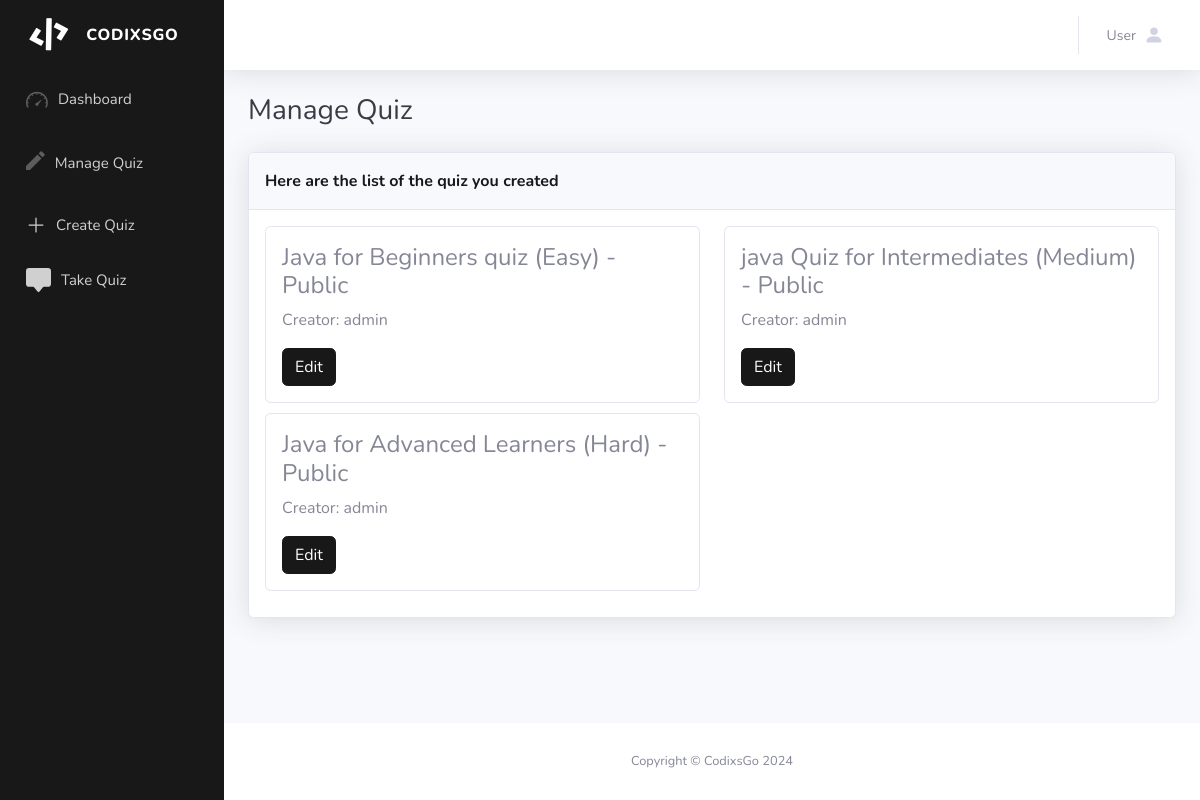
Screenshot of /manage-quiz-user.php with the database file from the repository.
### tables this page shows
CREATE TABLE `quiz` (
  `eid` varchar(255) NOT NULL,
  `ID` int(50) NOT NULL,
  `Name` varchar(250) NOT NULL,
  `diff` varchar(255) NOT NULL,
  `quizname` varchar(255) NOT NULL,
  `visibility` varchar(255) NOT NULL
);

### manage-quiz-user.php (the view, shortened to what this page needs)
<!DOCTYPE html>
<html data-bs-theme="light" lang="en">
<head>
    <link rel="stylesheet" href="assets/bootstrap/css/bootstrap.min.css">
    <link rel="stylesheet" href="assets/fonts/fontawesome-all.min.css">
    <link rel="stylesheet" href="assets/fonts/ionicons.min.css">
</head>
<body id="page-top">
    <div id="wrapper">
        <nav class="navbar align-items-start sidebar sidebar-dark accordion bg-gradient-primary p-0 navbar-dark" style="background: #181818;">
            <div class="container-fluid d-flex flex-column p-0"><a class="navbar-brand d-flex justify-content-center align-items-center sidebar-brand m-0" href="#">
                    <div class="sidebar-brand-icon rotate-n-15"><i class="fas fa-code"></i></div>
                    <div class="sidebar-brand-text mx-3"><span>cODIXSGO</span></div>
                </a>
                <ul class="navbar-nav text-light" id="accordionSidebar">
                    <li class="nav-item"><a id="dashboardLink" class="nav-link d-md-flex d-lg-flex d-xl-flex align-items-md-center align-items-lg-center align-items-xl-center" data-bs-target="#offcanvas-1" data-bs-toggle="offcanvas"><i class="icon ion-speedometer d-xl-flex" style="font-size: 25px;margin-right: 10px;margin-left: 10px;"></i><span class="d-xl-flex" style="font-size: 15px;">Dashboard</span></a></li>
                    <li class="nav-item"><a class="nav-link d-md-flex d-lg-flex d-xl-flex align-items-md-center align-items-lg-center align-items-xl-center" href="manage-quiz-user.php"><i class="icon ion-android-create" style="font-size: 25px;margin-right: 10px;margin-left: 10px;"></i><span style="font-size: 15px;">Manage Quiz</span></a></li>
                    <li class="nav-item"><a class="nav-link d-md-flex d-lg-flex d-xl-flex align-items-md-center align-items-lg-center align-items-xl-center" data-bs-target="#modal-1" data-bs-toggle="modal"><span style="font-size: 15px;">Create Quiz</span></a></li>
                    <li class="nav-item"><a class="nav-link d-md-flex d-lg-flex d-xl-flex align-items-md-center align-items-lg-center align-items-xl-center" href="take-quiz.php">
                        <span style="font-size: 15px;">Take Quiz</span></a>
                    </li>
                </ul>
            </div>
        </nav>
        <div class="d-flex flex-column" id="content-wrapper">
            <div id="content">
                <nav class="navbar navbar-expand bg-white shadow mb-4 topbar static-top navbar-light">
                    <div class="container-fluid"><button class="btn btn-link d-md-none rounded-circle me-3" id="sidebarToggleTop" type="button"><i class="fas fa-bars" style="color: #181818;"></i></button>
                        <ul class="navbar-nav flex-nowrap ms-auto">
                            <li class="nav-item dropdown no-arrow">
                                <div class="nav-item dropdown no-arrow"><a class="dropdown-toggle nav-link" aria-expanded="false" data-bs-toggle="dropdown" href="#"><span class="d-none d-lg-inline me-2 text-gray-600 small">User</span><svg xmlns="http://www.w3.org/2000/svg" width="1em" height="1em" fill="currentColor" viewBox="0 0 16 16" class="bi bi-person-fill" style="font-size: 20px;">
                                            <path d="M3 14s-1 0-1-1 1-4 6-4 6 3 6 4-1 1-1 1zm5-6a3 3 0 1 0 0-6 3 3 0 0 0 0 6"></path>
                                        </svg></a>
                                </div>
                            </li>
                        </ul>
                    </div>
                </nav>
                <div class="container-fluid">
                    <h3 class="text-dark mb-4">Manage Quiz</h3>
                    <div class="card shadow">
                        <div class="card-header py-3">
                            <p class="text-primary m-0 fw-bold" style="--bs-primary: #181818;--bs-primary-rgb: 24,24,24;">Here are the list of the quiz you created</p>
                        </div>
                        <div class="card-body">
                            <div class="row">
                            <?php
                                $conn = new mysqli('localhost', 'root', '', 'codixs');
                                if ($conn->connect_error) {
                                    die("Connection failed: " . $conn->connect_error);
                                } else {
                                    $userId = $_SESSION['id'];
                                    $select = mysqli_query($conn, "SELECT * FROM quiz WHERE ID = '$userId'");
                                    while ($row = mysqli_fetch_array($select)) {
                                        echo '<div class="col-sm-6 col-xl-6 offset-sm-0 offset-xl-0" style="margin-bottom: 10px;">
                                            <div class="card">
                                                <div class="card-body">
                                                    <h4 class="card-title">' . $row['quizname'] . ' ('. $row['diff'] .') - '. $row['visibility'] .'</h4>
                                                    <p>Creator: ' . $row['Name'] . '</p>
                                                    <button class="btn btn-primary edit-btn" type="button" data-eid="' . $row['eid'] . '" style="background: #181818;border-color: #181818;">Edit</button>
                                                </div>
                                            </div>
                                        </div>';
                                    }
                                }
                                ?>
                            </div>
                        </div>
                    </div>
                </div>
            </div>
            <footer class="bg-white sticky-footer">
                <div class="container my-auto">
                    <div class="text-center my-auto copyright"><span>Copyright © CodixsGo 2024</span></div>
                </div>
            </footer>
        </div>
    </div>
</body>
</html>

### rows the page displays
quiz: quizname "Java for Beginners quiz", diff "Easy", visibility "Public", Name "admin"
quiz: quizname "java Quiz for Intermediates", diff "Medium", visibility "Public", Name "admin"
quiz: quizname "Java for Advanced Learners", diff "Hard", visibility "Public", Name "admin"
